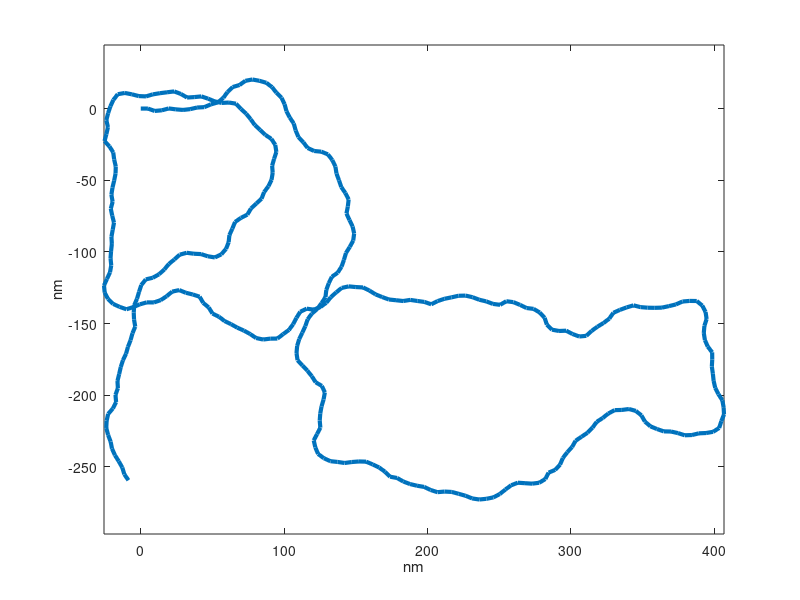

Here is the MATLAB script that generated this plot: (Note: this script raises an error after producing the figure.)
%Script that generates Monte-Carlo polymers
clear
P = 50; %set (in nm)
%contour = 1856;  %set (in nm)
contour = 1850;  %set (in nm)
contour_SD = 0;  %set (in nm)
checkboxMC = 1; %set to 1 only if you want normal distribution of contour length
%set to any other number will make the distribution comprised between
%intervals +/ contour_SD
segment = 5;  %set (in nm)
segment_SD = 0;  %set (in nm)
linewidth = 3;  %set (in px)
Nfib = 3000; %set
margin = 100; %set (in nm) to provide blank space in matlab figure

AAA = normrnd(contour,contour_SD,[1 200]); %don't change this
BBB = normrnd(segment,segment_SD,[1 200]);  %don't change this
fnames = {'file1', 'file2', 'file3','file4','file5'};
% fnames = {'file1', 'file2', 'file3','file4','file5','file6','file7','file8','file9','file10',...
%     'file11', 'file12', 'file13','file14','file15','file16','file17','file18','file19','file20',...
%     'file21', 'file22', 'file23','file24','file25','file26','file27','file28','file29','file30',...
%     'file31', 'file32', 'file33','file34','file35','file36','file37','file38','file39','file40',...
%     'file41', 'file42', 'file43','file44','file45','file46','file47','file48','file49','file50',...
%     'file51', 'file52', 'file53','file54','file55','file56','file57','file58','file59','file60',...
%     'file61', 'file62', 'file63','file64','file65','file66','file67','file68','file69','file70'};

    bsplines_struct = struct([]);
    bsplines_norm2pl = struct([]);
    mat_length_struct = struct([]);
    mat_intervals_struct = struct([]);
    mat_sd_struct = struct([]);
    deviations_struct = struct([]);
    correlations_struct = struct([]);
    wormlike_struct = struct([]);
    
    angle_struct = struct([]);
    
kappa= 1;
while kappa<= Nfib
    %figure
    if checkboxMC == 1;
        contour = AAA(randi(200));  %don't change this
    else
        contour = randi([contour - contour_SD, contour + contour_SD]);
    end
    
    seg = segment;
    if contour >= seg
        n = round(contour./seg); %define the number of random angles
        sigma = (sqrt(seg./P));
        % generate random numbers with gaussian with standard deviation
        % given by persistence length and segment length
        R = [];
        R = normrnd(0,sigma,[n 1]);  
           
        seg1 = BBB(randi(200));
        seg2 = BBB(randi(200));
        spline_x = [];
        spline_y = [];
        spline_x(1)=0;
        spline_y(1)=0;
        spline_x(2) =seg1;
        spline_y(2) =0;
        spline_x(3) = seg1 + seg2 * cos(R(1,1));
        spline_y(3) = seg2 * sin (R(1,1));
        
%         angledata = [];
%         angledata(1) = R(1,1);
        ibis = 4;
        for ibis = 4:(n+2)
            seg = BBB(randi(200));
             spline_x(ibis)= seg * cos(sum(R(1:(ibis-2)))) + spline_x(ibis-1);
             spline_y(ibis)= seg * sin(sum(R(1:(ibis-2)))) + spline_y(ibis-1);
             %angledata = [angledata; R(ibis-2)];
             
             %%HERE WE NEED TO WRITE A MATRIX THAT REPORTS THE ANGLE VALUE
             %%ALONG WITH ITS CORRESPONDING CONTOUR LENGTH
             
             %%AND WRITE THE SAME IN GUICALC (ALSO NEEDS TO GENERATE THE
             %%angles somehow)
             
        end
    else
    end
    % THE FOLLOWING LINES can be commented out if we dont need to print
    % figure files as outputs
     plot(spline_x,spline_y,'LineWidth',linewidth)
     xlabel('nm'); %Write label for x-axis
     ylabel('nm'); %Write label for y-axis
     axis equal
     %Provide blankappaspace around fibril extremities for plotting
     minx = min(spline_x)-margin;
     minx = round2(minx,margin);
     maxx = max(spline_x)+margin;
     maxx = round2(maxx,margin);
     miny = min(spline_y)-margin;
     miny = round2(miny,margin);
     maxy = max(spline_y)+margin;
     maxy = round2(maxy,margin);
     axis([ minx maxx miny maxy])
     %Export procedure
     print('-dtiff','-r300',fnames{kappa});
    
    
    %-----------------------------------------------------------------------
    %calculate intervals
    x_norm = [];    x_norm = spline_x;
    y_norm = [];    y_norm = spline_y;
    Nseg = length(x_norm)-1; % = number of segments 
    intervals = [];
    
    for ippi=1:Nseg
        dist = ( x_norm(ippi) - x_norm(ippi+1) ).^2 + ( y_norm(ippi) - y_norm(ippi+1) ).^2;
        intervals(ippi) = sqrt(dist);
    end
    
    % average_interval between each knot over all the spline
    mean_itv = []; 
    mean_itv = mean (intervals(1,:));
    mean_itv = round (mean_itv);
    % standard deviation
    sd_itv = [];
    sd_itv = std(intervals(1,:));
    sd_itv = round (sd_itv);
    
    %-----------------------------------------------------------------------
    %calculate combo
        
     %MIDPOINT-FLUCT
     %recover data from previous functions and pass them through this one
     midpointX = 0;
     midpointY = 0;
     sec_length = 0;
    lastpoint = length(x_norm);
     
         delta = []; secant = [];
         deltas = []; secants = [];
         A = []; B = []; C = [];
     
%      for n = 2:lastpoint - 1
%              for j = 1:lastpoint - n
%              midpointX = (x_norm(j) + x_norm(j+n))/2;
%              midpointY = (y_norm(j) + y_norm(j+n))/2;
%              sec_length = sqrt (( y_norm(j+n) - y_norm(j) ).^2 +...
%                  (( x_norm(j+n) - x_norm(j) ).^2 ));
%              shortest_dist = 1e+10;
%              for i = 1:lastpoint
%                  dist = (( midpointY - y_norm(i) ).^2 +...
%                      (( midpointX - x_norm(i) ).^2));
%                  dist = sqrt (dist);
%                  if (dist <= shortest_dist)
%                      shortest_dist = dist;
%                  end
%              end
%              delta(j)= shortest_dist;
%              secant(j) = sec_length;
%          end
%          deltas(:,n-1) = delta;
%          secants(:,n-1) = secant;
%      end
%      % pick the 2 matrices and make one in 2 dimensions
%      A = deltas;
%      B = secants;
%      p = length(A);
%      j = 0;
%      for n = 0:(p - 1)
%          for k = 1:(p - n)
%              u = k + (n*p - j);
%              C(u, 1) = A(k, n + 1 );
%              C(u, 2) = B(k, n + 1 );
%          end
%          j = j + n;
%      end
%      deviat_single = C;
    
    %TANTAN-COREL
    
    tantan_corel = []; contour_length1 = [];
    cosines = []; contours = [];
    D = []; E = []; F = [];
    
    for j = 1:lastpoint - 2
        for i = 1:lastpoint - j - 1
            spX = x_norm(i+1) - x_norm(i);
            spY = y_norm(i+1) - y_norm(i);
            spnextX = x_norm(i+j+1) - x_norm(i+j);
            spnextY = y_norm(i+j+1) - y_norm(i+j);
            tan_i = [ spX, spY ];
            tan_k = [ spnextX, spnextY ];
            scal_prod = dot(tan_i, tan_k) / ( (norm(tan_i)) * (norm(tan_k)) );
            tantan_corel(i) = scal_prod;
            contour_length1(i) = sum(intervals(1,i:i+j-1));
            
        end
        cosines(:,j) = tantan_corel;
        contours(:,j) = contour_length1;
    end
    % pick the 2 matrices and make one in 2 dimensions
    D = cosines;
    E = contours;
    p = length(D);
    j = 0;
    for n = 0:(p - 1)
        for k = 1:(p - n)
            u = k + (n*p - j);
            F(u, 1) = D(k, n + 1 );
            F(u, 2) = E(k, n + 1 );
        end
        j = j + n;
    end
    corel_single = F;
    
    hello = kappa
     %CONTOUR-ENDEND
     
     end2end_length = []; end2end = [];
     G = []; H = []; I = [];
     
     for j = 1:lastpoint - 2
         for i = 1:lastpoint - j - 1
             end2end_length(i) = sqrt (( y_norm(i+j) - y_norm(i) ).^2 +...
                 (( x_norm(i+j) - x_norm(i) ).^2 ));
             contour_length2(i) = sum(intervals(1,i:i+j-1));
         end
         end2end(:,j) = end2end_length;
         %contour(:,j) = contour_length2;
     end
     % pick the 2 matrices and make one in 2 dimensions
     G = end2end;
     H = contours;
     p = length(G);
     j = 0;
     for n = 0:(p - 1)
         for k = 1:(p - n)
             u = k + (n*p - j);
             I(u, 1) = G(k, n + 1 );
             I(u, 2) = H(k, n + 1 );
         end
         j = j + n;
     end
     end2cont_single = I;
    
    % extract the maximum contour length calculated, ie. the fibril length
    goodcontour = max(F(:,2));
    
    %--------------------------------------------------------------------
    %BELOW is the code that fill in the structure with all the elements, pertaining
    % to one fibril, calculated above in this very same function
    bspline_coord = [];
    bspline_coord(1,:) = x_norm;
    bspline_coord(2,:) = y_norm;
    
    bsplines_struct(kappa).bspline = bspline_coord;
    % angle_struct(kappa).ang = angledata; 
    
    mat_length_struct(kappa).contourL = goodcontour;
    mat_intervals_struct(kappa).meanitv_fib = mean_itv;
    mat_sd_struct(kappa).meansd_fib = sd_itv;
   % deviations_struct(kappa).deviafib = deviat_single;
    correlations_struct(kappa).corelfib = corel_single;
    wormlike_struct(kappa).wormfib = end2cont_single;
    
   angle_struct(kappa).ang = 0;
   deviations_struct(kappa).deviafib = 0;
   %correlations_struct(kappa).corelfib = 0;
   
    %Go to next fibril
    kappa= kappa+1;
end

contour_lengths = mat_length_struct;
intervals_means = mat_intervals_struct;
intervals_sd = mat_sd_struct;

bsplines_norm = bsplines_struct;
bsplines_norm2pl = 0;
angles = angle_struct;

mat_deviations = deviations_struct;
mat_correlations = correlations_struct;
mat_wormlike = wormlike_struct;

output_base = 'SampleXXX';
output_sup = '_synchains';
updated_filename=[output_base, output_sup];
save(updated_filename,'angles','contour_lengths','intervals_means',...
    'intervals_sd','bsplines_norm','bsplines_norm2pl','mat_deviations',...
    'mat_correlations','mat_wormlike');

clear